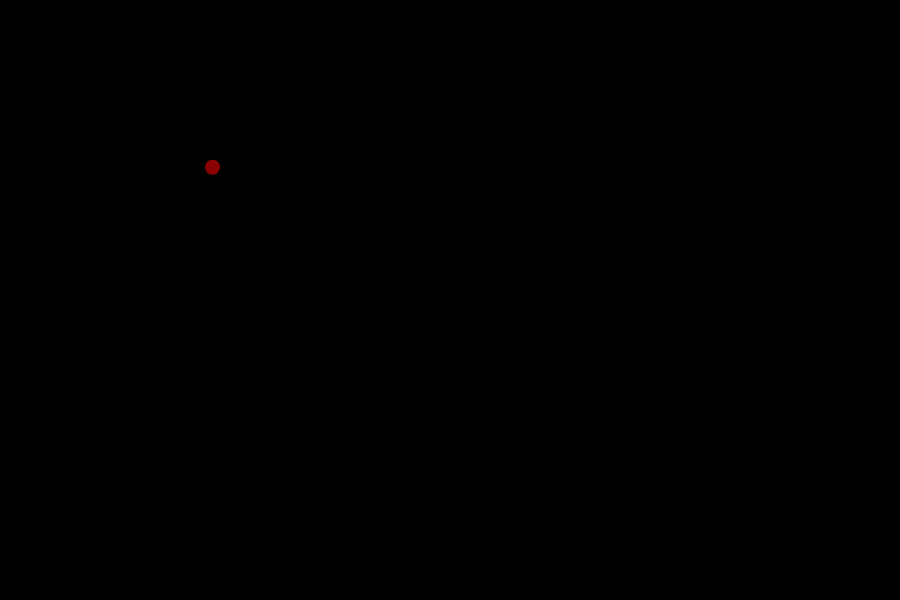
Frame 1 (no input)
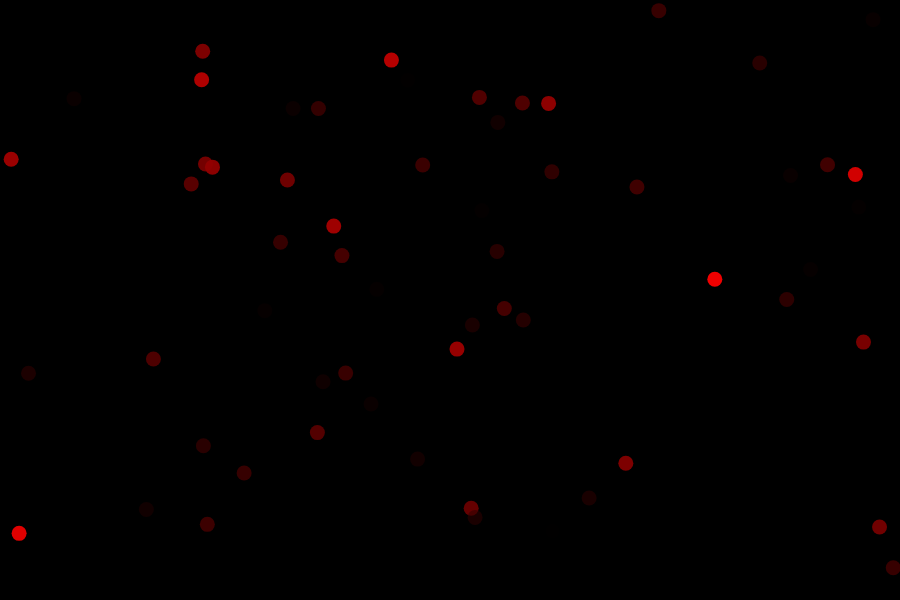
Frame 60 (no input)
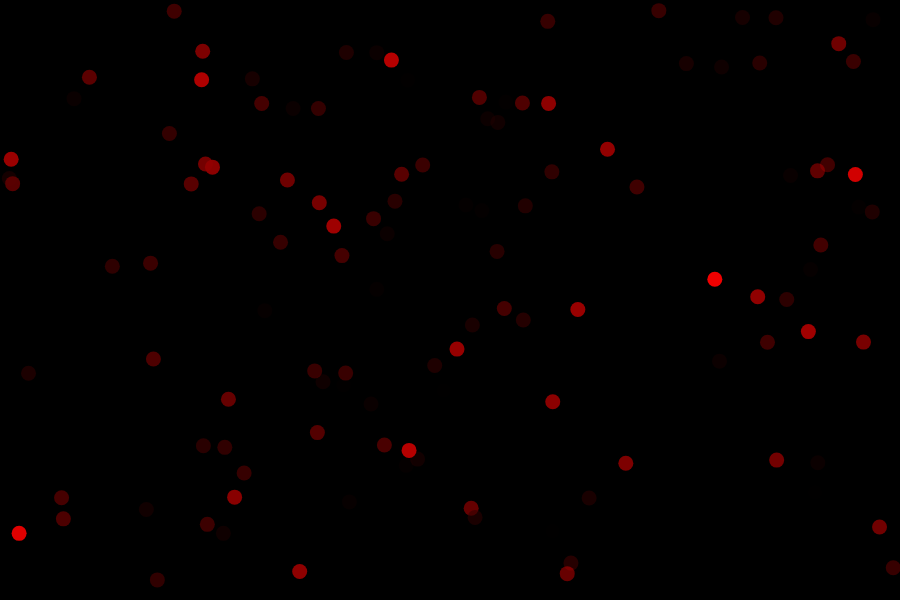
Frame 120 (the mouse pressed at the canvas centre since frame 60)

The p5.js sketch that drew these frames (run headless with seeded random() and noise() and a simulated clock; from frame 60 on, the mouse is pressed at the canvas centre):

// p5.js sketch
// ── sketch.js
////////////////////////////////////
// COURSERA GRAPHICS PROGRAMMING
////////////////////////////////////
function setup() {
    createCanvas(900, 600);
    background(0);
    randomSeed(0);
}
//////////////////////////////////////////
function draw() {
    var randX = random(0, width);
    var randY = random(0, height);

    fill(random(255), 0, 0, random(255));
    noStroke();
    ellipse(randX, randY, 15, 15);
}
